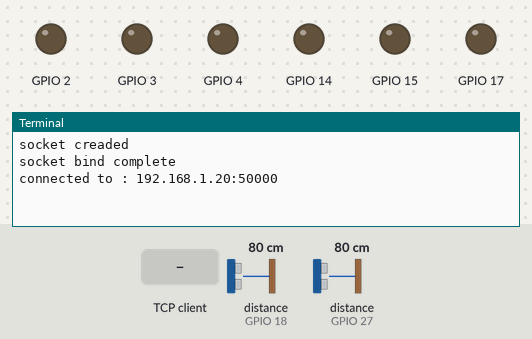
Recording of a program running on a simulated Raspberry Pi (BCM pin numbers). Shown: output pins drawn as LEDs (lit = HIGH), the last lines printed to the terminal. The test bench sets the inputs (shaded band); at power-on: distance to the obstacle (sensors on GPIO 18, GPIO 27) 80 cm. The echo pulse lasts 58.3 µs per cm; one TCP client connects 1 s after the port opens and stays connected; threads take turns every 2 ms; the clock reads 2024-03-15 10:24:30 at power-on unless the program sets it; pins used as bus, display or sensor lines are not drawn.

Above: at 1.2 s.
1.3 s: distance to the obstacle (sensor on GPIO 18) set to 2 cm
At 1.72 s:
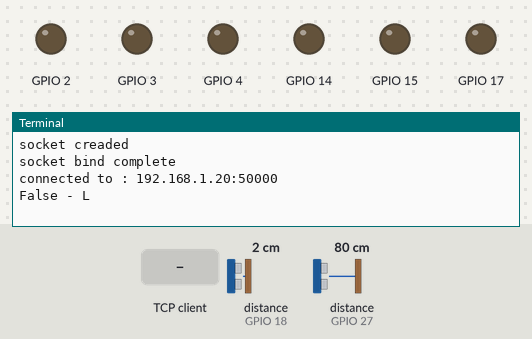
2.9 s: the TCP client sends "exit"
At 4.2 s:
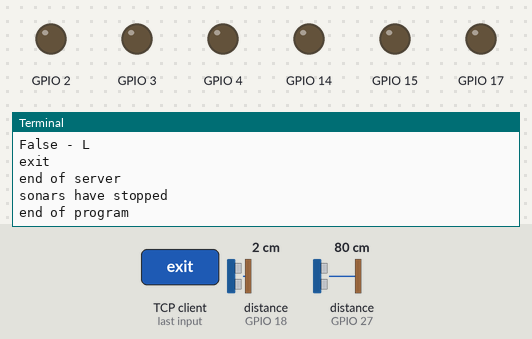

The program:

keyboard_control_robot4.py
```python
# control robot through socket
# add in sonars and check in own thread

from my_robot import My_Robot
from my_sonar import My_Sonar
from time import sleep
from time import time
import threading
import socket

# set up socket
host=''
port=8000

def setupServer():
    s=socket.socket(socket.AF_INET,socket.SOCK_STREAM)
    print "socket creaded"
    try:
        s.bind((host,port))
    except socket.error as msg:
        print msg
    print "socket bind complete"
    return s

def setupConnection():
    s.listen(1)
    conn, address = s.accept()
    print "connected to : "+address[0]+ ":"+str(address[1])
    return conn

#######################################


# wait time constant
delay_time=0.030

# set up robot
left_sonar=My_Sonar(15,18)
right_sonar=My_Sonar(17,27)
bob=My_Robot(2,3,4,14,left_sonar,right_sonar)

# check booleans
stop_sonars=False
good_to_go=True

# test sonars
def test_sonars():
    global good_to_go
    global stop_sonars

    while not(stop_sonars):
        if bob.get_left_sonar()<15:
            print "False - L"
            good_to_go=False
        elif bob.get_right_sonar()<15:
            print "False - R"
            good_to_go=False
        else:
            good_to_go=True

        sleep(0.25)

    print "sonars have stopped"

# start sonar thread
sonar_thread=threading.Thread(target=test_sonars)
sonar_thread.start()

# receive data and move
def dataTransfer(conn):

    global good_to_go
    global stop_sonars

    while True:
        data=conn.recv(1024)

        print str(data)

        if str(data).lower()=='exit':
            stop_sonars=True
            s.close()
            print "end of server"
            sleep(1)
            bob.clear_robot()
            print "end of program"
            break

        if str(data).lower()=='s':
            bob.reverse()
            sleep(delay_time)
            bob.stop()

        if good_to_go:

            if str(data).lower()=='w':
                bob.forward()
                sleep(delay_time)
                bob.stop()

            elif str(data).lower()=='a':
                bob.left_turn()
                sleep(delay_time)
                bob.stop()

            elif str(data).lower()=='d':
                bob.right_turn()
                sleep(delay_time)
                bob.stop()

            elif str(data).lower()=='q':
                bob.left_pivot()
                sleep(delay_time)
                bob.stop()

            elif str(data).lower()=='e':
                bob.right_pivot()
                sleep(delay_time)
                bob.stop()

            else:
                print "not a movement comand"

    conn.close()

s =setupServer()

while True:
    try:
        conn=setupConnection()
        dataTransfer(conn)

    except:
        break
```

my_robot.py
```python
# my robot class

from wheel_class import My_Wheel
from my_sonar import My_Sonar

class My_Robot:

    _left_wheel=None
    _right_wheel=None
    _left_sonar=None
    _right_sonar=None

    # initialize robot with two wheels
    def __init__(self,left_pin1,left_pin2, right_pin1, right_pin2,left_sonar=None,right_sonar=None):

        self._left_wheel=My_Wheel(left_pin1,left_pin2)
        self._right_wheel=My_Wheel(right_pin1,right_pin2)

        if not(left_sonar==None):
            self._left_sonar=left_sonar
        if not(right_sonar==None):
            self._right_sonar=right_sonar

    # clean robot
    def clear_robot(self):
        if not(self._left_sonar==None):
            self._left_sonar.clear_sonar()
        if not(self._right_sonar==None):
            self._right_sonar.clear_sonar()
        self._left_wheel.clear_pins()
        self._right_wheel.clear_pins()

    # get left sonar
    def get_left_sonar(self):
        if self._left_sonar==None:
            return None
        return self._left_sonar.get_distance()

    # get right sonar
    def get_right_sonar(self):
        if self._right_sonar==None:
            return None
        return self._right_sonar.get_distance()

    # forward
    def forward(self):
        self._left_wheel.forward()
        self._right_wheel.forward()

    # reverse
    def reverse(self):
        self._left_wheel.reverse()
        self._right_wheel.reverse()

    # right pivot
    def right_pivot(self):
        self._left_wheel.forward()
        self._right_wheel.reverse()

    # left pivot
    def left_pivot(self):
        self._left_wheel.reverse()
        self._right_wheel.forward()

    # right turn
    def right_turn(self):
        self._left_wheel.forward()
        self._right_wheel.stop()

    # left turn
    def left_turn(self):
        self._left_wheel.stop()
        self._right_wheel.forward()

    # stop
    def stop(self):
        self._left_wheel.stop()
        self._right_wheel.stop()
```

my_sonar.py
```python
# my sonar class

import RPi.GPIO as GPIO
import time

class My_Sonar:

    _trig=0
    _echo=0

    def __init__(self,trig,echo):

        self._trig=trig
        self._echo=echo

    def get_distance(self):

        GPIO.setwarnings(False)
        GPIO.setmode(GPIO.BCM)

        GPIO.setup(self._trig,GPIO.OUT)
        GPIO.output(self._trig,False)

        GPIO.setup(self._echo,GPIO.IN)
        time.sleep(0.1)

        GPIO.output(self._trig,True)
        time.sleep(0.00001)
        GPIO.output(self._trig,False)

        while GPIO.input(self._echo)==0:
            pass
        start=time.time()

        while GPIO.input(self._echo)==1:
            pass
        stop=time.time()

        return (stop-start)*17000

    def clear_sonar(self):
        GPIO.cleanup()
```

wheel_class.py
```python
# my wheels class

import RPi.GPIO as GPIO
class My_Wheel:

    _in_pin=0
    _out_pin=0

    # initialize the wheel with 2 pins
    def __init__(self,gpio_in,gpio_out):

        self._in_pin=gpio_in
        self._out_pin=gpio_out

        GPIO.setwarnings(False)
        GPIO.setmode(GPIO.BCM)
        GPIO.setup(self._in_pin,GPIO.OUT)
        GPIO.setup(self._out_pin,GPIO.OUT)

    # forward
    def forward(self):
        GPIO.output(self._in_pin,False)
        GPIO.output(self._out_pin,True)

    # reverse
    def reverse(self):
        GPIO.output(self._in_pin,True)
        GPIO.output(self._out_pin,False)

    # stop
    def stop(self):
        GPIO.output(self._in_pin,False)
        GPIO.output(self._out_pin,False)

    # end wheel
    def clear_pins(self):
        GPIO.cleanup()

    # reset pins
    def reset_pins(self,gpio_in,gpio_out):
        self._in_pin=gpio_in
        self._out_pin=gpio_out

        #GPIO.setwarnings(False)
        GPIO.setmode(GPIO.BCM)
        GPIO.setup(self._in_pin,GPIO.OUT)
        GPIO.setup(self._out_pin,GPIO.OUT)
```

Measured:
- after the input at 1.3 s, the terminal: prints a new line after 0.19 s (image 1)
- after the input at 2.9 s, the terminal: prints a new line at once (image 2)
